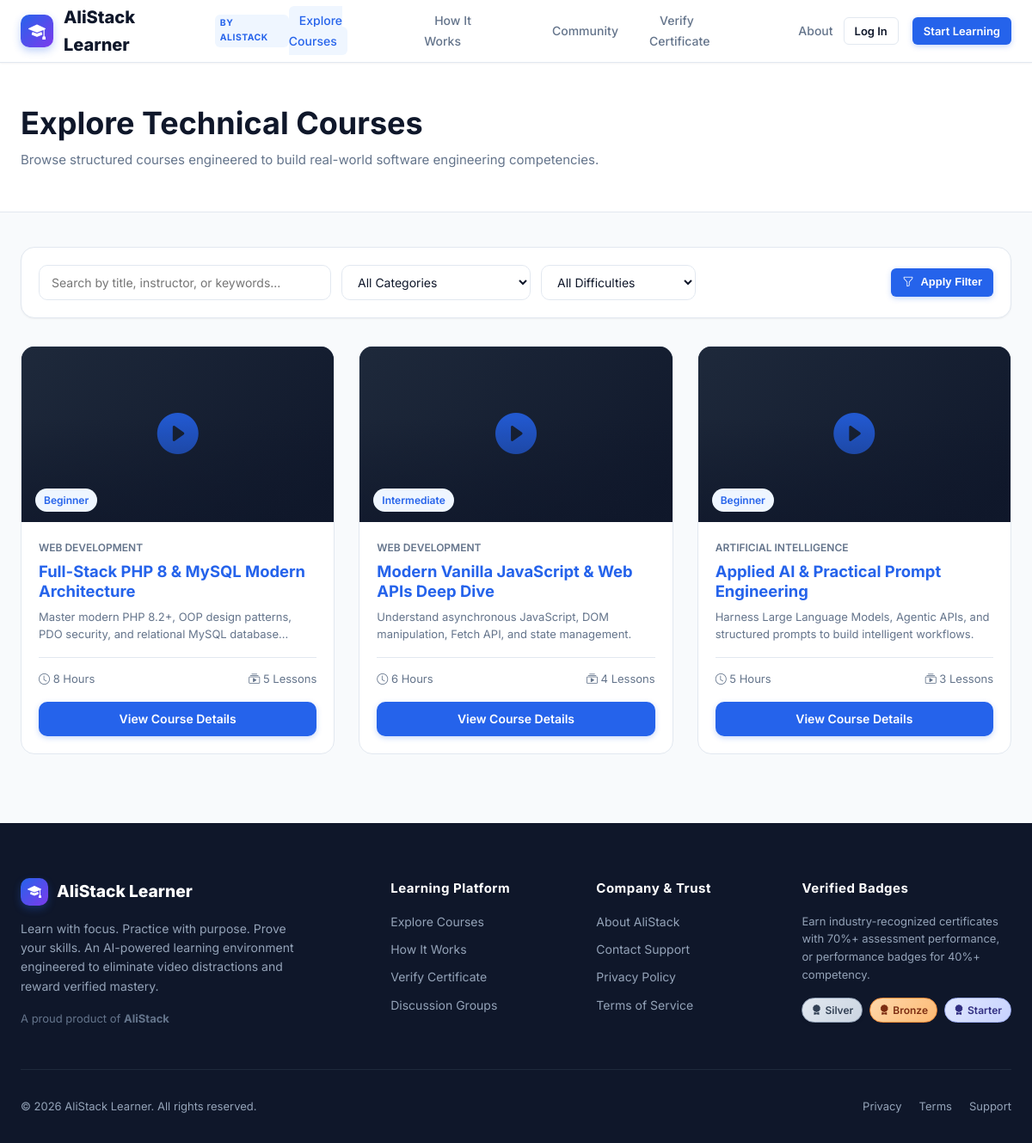
The app's page /public/courses.php with its own data.
### tables this page shows
CREATE TABLE `courses` (
  `id` INT UNSIGNED AUTO_INCREMENT PRIMARY KEY,
  `category_id` INT UNSIGNED NULL,
  `title` VARCHAR(200) NOT NULL,
  `slug` VARCHAR(220) NOT NULL UNIQUE,
  `thumbnail` VARCHAR(255) NULL,
  `short_desc` VARCHAR(300) NOT NULL,
  `full_desc` TEXT NOT NULL,
  `difficulty` ENUM('beginner', 'intermediate', 'advanced') NOT NULL DEFAULT 'beginner',
  `language` VARCHAR(50) NOT NULL DEFAULT 'English',
  `estimated_duration` VARCHAR(50) NOT NULL DEFAULT '6 Hours',
  `learning_objectives` TEXT NULL,
  `prerequisites` TEXT NULL,
  `instructor_name` VARCHAR(100) NOT NULL DEFAULT 'AliStack Academy',
  `youtube_playlist_url` VARCHAR(255) NULL,
  `youtube_playlist_id` VARCHAR(100) NULL,
  `status` ENUM('draft', 'published', 'archived') NOT NULL DEFAULT 'published',
  `is_featured` TINYINT(1) NOT NULL DEFAULT 0,
  `course_order` INT NOT NULL DEFAULT 0,
  `created_at` DATETIME NOT NULL DEFAULT CURRENT_TIMESTAMP,
  `updated_at` DATETIME NOT NULL DEFAULT CURRENT_TIMESTAMP ON UPDATE CURRENT_TIMESTAMP,
  FOREIGN KEY (`category_id`) REFERENCES `course_categories`(`id`) ON DELETE SET NULL,
  INDEX `idx_courses_status` (`status`),
  INDEX `idx_courses_featured` (`is_featured`)
);

CREATE TABLE `course_categories` (
  `id` INT UNSIGNED AUTO_INCREMENT PRIMARY KEY,
  `name` VARCHAR(100) NOT NULL UNIQUE,
  `slug` VARCHAR(120) NOT NULL UNIQUE,
  `description` VARCHAR(255) NULL,
  `icon` VARCHAR(50) NOT NULL DEFAULT 'bi-collection',
  `is_active` TINYINT(1) NOT NULL DEFAULT 1,
  `created_at` DATETIME NOT NULL DEFAULT CURRENT_TIMESTAMP
);

### config/app.php (called while the page is built, shortened)
<?php
require_once __DIR__ . '/database.php';
if (!function_exists('baseUrl')) {
    function baseUrl(string $path = ''): string {
        if (!empty($_SERVER['HTTP_HOST'])) {
            $protocol = (!empty($_SERVER['HTTPS']) && $_SERVER['HTTPS'] !== 'off') ? "https://" : "http://";
            $host = $_SERVER['HTTP_HOST'];
            $scriptName = $_SERVER['SCRIPT_NAME'] ?? '';
            $baseDir = str_replace('\\', '/', dirname($scriptName));
            if (str_contains($baseDir, '/public')) {
                $baseDir = substr($baseDir, 0, strpos($baseDir, '/public') + 7);
            } elseif ($baseDir === '/' || $baseDir === '\\' || $baseDir === '.') {
                $baseDir = '';
            }
            $base = rtrim($protocol . $host . $baseDir, '/');
            return $base . '/' . ltrim($path, '/');
        }
        $configured = getenv('APP_URL') ?: 'http://localhost:8000';
        return rtrim($configured, '/') . '/' . ltrim($path, '/');
    }
}

### app/Helpers/Sanitizer.php (called while the page is built, shortened)
<?php
class Sanitizer {
    public static function e(?string $value): string {
        return htmlspecialchars($value, ENT_QUOTES, 'UTF-8');
    }
}

### app/autoload.php (called while the page is built, shortened)
<?php
spl_autoload_register(function ($class) {
    $prefix = 'App\\';
    $baseDir = __DIR__ . '/';
    $len = strlen($prefix);
    $relativeClass = substr($class, $len);
    $file = $baseDir . str_replace('\\', '/', $relativeClass) . '.php';
});
require_once dirname(__DIR__) . '/config/app.php';

### config/database.php (called while the page is built, shortened)
<?php
function getDbConnection(): PDO {
    $host = getenv('DB_HOST') ?: '127.0.0.1';
    $port = getenv('DB_PORT') ?: '3306';
    $dbname = getenv('DB_NAME') ?: 'alistack_learner';
    $username = getenv('DB_USER') ?: 'root';
    $password = getenv('DB_PASS') !== false ? getenv('DB_PASS') : '';
    $dsn = "mysql:host={$host};port={$port};dbname={$dbname};charset=utf8mb4";
    $options = [
        PDO::ATTR_ERRMODE            => PDO::ERRMODE_EXCEPTION,
        PDO::ATTR_DEFAULT_FETCH_MODE => PDO::FETCH_ASSOC,
        PDO::ATTR_EMULATE_PREPARES   => false,
        PDO::MYSQL_ATTR_INIT_COMMAND => "SET NAMES utf8mb4 COLLATE utf8mb4_unicode_ci"
    ];
    try {
        $pdo = new PDO($dsn, $username, $password, $options);
        return $pdo;
    } catch (PDOException $e) {
        error_log("Database connection failed: " . $e->getMessage());
        if (getenv('APP_ENV') === 'local' || !getenv('APP_ENV')) {
            throw new RuntimeException("Database connection error: Unable to connect to MySQL database '{$dbname}' on {$host}:{$port}. Please verify your MySQL server is running and .env credentials are correct.");
        }
        throw new RuntimeException("A secure database connection could not be established. Please check back shortly.");
    }
}

### app/Repositories/CourseRepository.php (called while the page is built, shortened)
<?php
class CourseRepository {
    protected PDO $db;
    public function __construct() {
        $this->db = getDbConnection();
    }
    public function getAllPublished(?int $categoryId = null, ?string $difficulty = null, ?string $search = null): array {
        $where = ["c.status = 'published'"];
        $params = [];
        $whereClause = "WHERE " . implode(' AND ', $where);
        $sql = "SELECT c.*, cat.name as category_name,
                (SELECT COUNT(*) FROM course_lessons cl WHERE cl.course_id = c.id AND cl.is_published = 1) as lesson_count,
                (SELECT COUNT(*) FROM enrollments e WHERE e.course_id = c.id) as student_count
                FROM courses c
                LEFT JOIN course_categories cat ON cat.id = c.category_id
                {$whereClause}
                ORDER BY c.is_featured DESC, c.course_order ASC, c.id DESC";
        $stmt = $this->db->prepare($sql);
        $stmt->execute($params);
        return $stmt->fetchAll();
    }
}

### public/courses.php (the view, shortened to what this page needs)
<?php
require_once dirname(__DIR__) . '/app/autoload.php';
$courseRepo = new CourseRepository();
$selectedCat = !empty($_GET['category']) ? (int)$_GET['category'] : null;
$selectedDiff = !empty($_GET['difficulty']) ? trim((string)$_GET['difficulty']) : null;
$search = !empty($_GET['q']) ? trim((string)$_GET['q']) : null;
$courses = $courseRepo->getAllPublished($selectedCat, $selectedDiff, $search);
require_once dirname(__DIR__) . '/templates/layouts/header.php';
?>
<div style="background: #FFFFFF; border-bottom: 1px solid var(--border-color); padding: 48px 0;">
    <div class="container">
        <h1 style="font-size: 2.25rem; margin-bottom: 8px;">Explore Technical Courses</h1>
        <p style="color: var(--muted); font-size: 15px; margin: 0;">
            Browse structured courses engineered to build real-world software engineering competencies.
        </p>
    </div>
</div>
<div class="container" style="padding: 40px 24px 80px;">
    <div class="card" style="padding: 20px; margin-bottom: 32px;">
        <form method="GET" action="<?= baseUrl('courses.php') ?>" style="display: flex; gap: 16px; flex-wrap: wrap; align-items: center; justify-content: space-between;">
            <div style="display: flex; gap: 12px; flex-wrap: wrap; flex: 1; min-width: 280px;">
                <input type="text" name="q" value="<?= Sanitizer::e($search ?? '') ?>" placeholder="Search by title, instructor, or keywords..." class="form-control" style="max-width: 340px;">
                <select name="category" class="form-select" style="max-width: 220px;" onchange="this.form.submit()">
                    <option value="">All Categories</option>
                </select>
                <select name="difficulty" class="form-select" style="max-width: 180px;" onchange="this.form.submit()">
                    <option value="">All Difficulties</option>
                </select>
            </div>
            <div style="display: flex; gap: 8px;">
                <button type="submit" class="btn btn-primary btn-sm">
                    <i class="bi bi-funnel"></i> Apply Filter
                </button>
            </div>
        </form>
    </div>
    <?php if (empty($courses)): ?>
        <div style="text-align: center; padding: 64px 20px; background: #FFFFFF; border: 1px dashed var(--border-color); border-radius: var(--radius-lg);">
            <div style="font-size: 48px; color: var(--muted-light); margin-bottom: 16px;"><i class="bi bi-search"></i></div>
            <h3 style="margin-bottom: 8px;">No courses found</h3>
            <p style="color: var(--muted); max-width: 440px; margin: 0 auto 20px;">
                We could not find any courses matching your filter criteria. Try clearing your filters or searching for different keywords.
            </p>
            <a href="<?= baseUrl('courses.php') ?>" class="btn btn-outline btn-sm">View All Courses</a>
        </div>
    <?php else: ?>
        <div style="display: grid; grid-template-columns: repeat(auto-fill, minmax(340px, 1fr)); gap: 28px;">
            <?php foreach ($courses as $c): ?>
                <div class="course-card">
                    <div class="course-thumb-wrap">
                        <div style="position: absolute; inset: 0; background: linear-gradient(135deg, #1E293B, #0F172A); display: flex; align-items: center; justify-content: center; color: #FFFFFF;">
                            <i class="bi bi-play-circle-fill" style="font-size: 48px; opacity: 0.85; color: var(--primary);"></i>
                        </div>
                        <div class="course-thumb-overlay">
                            <span class="badge badge-primary"><?= ucfirst(Sanitizer::e($c['difficulty'])) ?></span>
                        </div>
                    </div>
                    <div class="course-body">
                        <div style="font-size: 12px; color: var(--muted); font-weight: 600; margin-bottom: 6px; text-transform: uppercase;">
                            <?= Sanitizer::e($c['category_name'] ?? 'Technical Course') ?>
                        </div>
                        <h3 class="course-title">
                            <a href="<?= baseUrl('course-details.php?slug=' . urlencode($c['slug'])) ?>">
                                <?= Sanitizer::e($c['title']) ?>
                            </a>
                        </h3>
                        <p class="course-desc"><?= Sanitizer::e($c['short_desc']) ?></p>
                        <div class="course-meta">
                            <span><i class="bi bi-clock"></i> <?= Sanitizer::e($c['estimated_duration']) ?></span>
                            <span><i class="bi bi-collection-play"></i> <?= (int)$c['lesson_count'] ?> Lessons</span>
                        </div>
                        <div style="margin-top: 16px;">
                            <a href="<?= baseUrl('course-details.php?slug=' . urlencode($c['slug'])) ?>" class="btn btn-primary" style="width: 100%;">
                                View Course Details
                            </a>
                        </div>
                    </div>
                </div>
            <?php endforeach; ?>
        </div>
    <?php endif; ?>
</div>
<?php require_once dirname(__DIR__) . '/templates/layouts/footer.php'; ?>

### public/assets/css/app.css (style rules this page uses)
:root { --primary: #2563EB; --primary-hover: #1D4ED8; --primary-light: #EFF6FF; --primary-rgb: 37, 99, 235; --secondary: #7C3AED; --secondary-hover: #6D28D9; --secondary-light: #F5F3FF; --dark: #0F172A; --dark-light: #1E293B; --muted: #64748B; --muted-light: #94A3B8; --bg-main: #F8FAFC; --bg-card: #FFFFFF; --border-color: #E2E8F0; --border-focus: #93C5FD; --success: #16A34A; --success-light: #DCFCE7; --warning: #D97706; --warning-light: #FEF3C7; --error: #DC2626; --error-light: #FEE2E2; --radius-sm: 6px; --radius-md: 10px; --radius-lg: 16px; --radius-full: 9999px; --shadow-sm: 0 1px 2px 0 rgba(0, 0, 0, 0.05); --shadow-md: 0 4px 6px -1px rgba(0, 0, 0, 0.1), 0 2px 4px -2px rgba(0, 0, 0, 0.1); --shadow-lg: 0 10px 15px -3px rgba(0, 0, 0, 0.1), 0 4px 6px -4px rgba(0, 0, 0, 0.1); --shadow-xl: 0 20px 25px -5px rgba(0, 0, 0, 0.1), 0 8px 10px -6px rgba(0, 0, 0, 0.1); --transition: all 0.2s cubic-bezier(0.16, 1, 0.3, 1); --font-sans: 'Inter', -apple-system, BlinkMacSystemFont, 'Segoe UI', Roboto, sans-serif; }
*, *::before, *::after { box-sizing: border-box; margin: 0; padding: 0; }
body { font-family: var(--font-sans); background-color: var(--bg-main); color: var(--dark); line-height: 1.6; font-size: 15px; -webkit-font-smoothing: antialiased; min-height: 100vh; display: flex; flex-direction: column; }
a { color: var(--primary); text-decoration: none; transition: var(--transition); }
h1, h2, h3, h4, h5, h6 { color: var(--dark); font-weight: 700; line-height: 1.25; }
h1 { font-size: 2.25rem; }
h3 { font-size: 1.35rem; }
p { color: var(--muted); margin-bottom: 1rem; }
.container { width: 100%; max-width: 1240px; margin: 0 auto; padding: 0 24px; }
.btn { display: inline-flex; align-items: center; justify-content: center; gap: 8px; padding: 9px 18px; font-size: 14px; font-weight: 600; border-radius: var(--radius-md); border: 1px solid transparent; cursor: pointer; transition: var(--transition); text-decoration: none; line-height: 1.4; white-space: nowrap; }
.btn-primary { background-color: var(--primary); color: #FFFFFF; box-shadow: 0 2px 6px rgba(37, 99, 235, 0.25); }
.btn-sm { padding: 6px 12px; font-size: 13px; border-radius: var(--radius-sm); }
.card { background: var(--bg-card); border: 1px solid var(--border-color); border-radius: var(--radius-lg); box-shadow: var(--shadow-sm); transition: var(--transition); overflow: hidden; }
.form-control, .form-select { width: 100%; padding: 10px 14px; font-size: 14px; font-family: inherit; color: var(--dark); background-color: #FFFFFF; border: 1px solid var(--border-color); border-radius: var(--radius-md); transition: var(--transition); }
.badge { display: inline-flex; align-items: center; gap: 4px; font-size: 12px; font-weight: 600; padding: 4px 10px; border-radius: var(--radius-full); }
.badge-primary { background: var(--primary-light); color: var(--primary); }
.course-card { background: var(--bg-card); border: 1px solid var(--border-color); border-radius: var(--radius-lg); overflow: hidden; display: flex; flex-direction: column; transition: var(--transition); }
.course-thumb-wrap { position: relative; aspect-ratio: 16 / 9; background: #0F172A; overflow: hidden; }
.course-thumb-overlay { position: absolute; inset: 0; background: linear-gradient(to top, rgba(15, 23, 42, 0.7) 0%, transparent 60%); display: flex; align-items: flex-end; padding: 12px 16px; }
.course-body { padding: 20px; flex: 1; display: flex; flex-direction: column; }
.course-title { font-size: 1.15rem; font-weight: 700; margin-bottom: 8px; color: var(--dark); display: -webkit-box; -webkit-line-clamp: 2; -webkit-box-orient: vertical; overflow: hidden; }
.course-desc { font-size: 13px; color: var(--muted); margin-bottom: 16px; display: -webkit-box; -webkit-line-clamp: 2; -webkit-box-orient: vertical; overflow: hidden; flex: 1; }
.course-meta { display: flex; align-items: center; justify-content: space-between; font-size: 13px; color: var(--muted); padding-top: 14px; border-top: 1px solid var(--border-color); }

### records on screen
courses: difficulty "Beginner", category.name "WEB DEVELOPMENT", title "Full-Stack PHP 8 & MySQL Modern Architecture", short_desc "Master modern PHP 8.2+, OOP design patterns, PDO security, and relational MySQL…", estimated_duration "8 Hours", lesson_count "5"
courses: difficulty "Intermediate", category.name "WEB DEVELOPMENT", title "Modern Vanilla JavaScript & Web APIs Deep Dive", short_desc "Understand asynchronous JavaScript, DOM manipulation, Fetch API, and state management.", estimated_duration "6 Hours", lesson_count "4"
courses: difficulty "Beginner", category.name "ARTIFICIAL INTELLIGENCE", title "Applied AI & Practical Prompt Engineering", short_desc "Harness Large Language Models, Agentic APIs, and structured prompts to build intelligent workflows.", estimated_duration "5 Hours", lesson_count "3"
